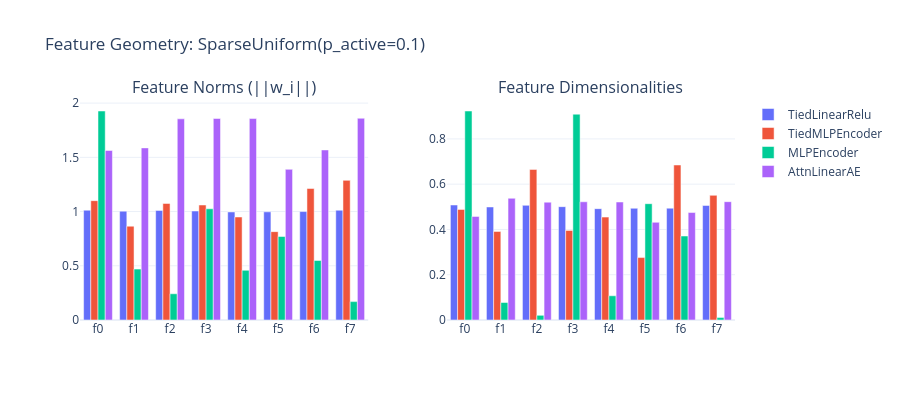

Notebook code for this chart:
### Code cell
# -- Bar chart: feature norms by architecture --

fig_norms = make_subplots(
    rows=1,
    cols=2,
    subplot_titles=["Feature Norms (||w_i||)", "Feature Dimensionalities"],
    horizontal_spacing=0.12,
)

for name in models_sparse:
    fig_norms.add_trace(
        go.Bar(
            x=[f"f{i}" for i in range(N_FEATURES)],
            y=metrics[name]["feature_norms"],
            name=name,
            marker_color=colors[name],
            showlegend=True,
        ),
        row=1,
        col=1,
    )

    fig_norms.add_trace(
        go.Bar(
            x=[f"f{i}" for i in range(N_FEATURES)],
            y=metrics[name]["feature_dimensionalities"],
            name=name,
            marker_color=colors[name],
            showlegend=False,
        ),
        row=1,
        col=2,
    )

fig_norms.update_layout(
    title="Feature Geometry: SparseUniform(p_active=0.1)",
    barmode="group",
    template="plotly_white",
    height=400,
    width=900,
)
fig_norms.show()

### Figure 1 — Plotly figure (JSON) as saved in the notebook; plotly's stock layout.template omitted (floating-point values rounded to 4 significant figures)
{"data": [{"marker": {"color": "#636EFA"}, "name": "TiedLinearRelu", "showlegend": true, "type": "bar", "x": ["f0", "f1", "f2", "f3", "f4", "f5", "f6", "f7"], "xaxis": "x", "y": [1.013, 1.004, 1.01, 1.005, 0.9964, 0.9974, 1.0, 1.012], "yaxis": "y"}, {"marker": {"color": "#636EFA"}, "name": "TiedLinearRelu", "showlegend": false, "type": "bar", "x": ["f0", "f1", "f2", "f3", "f4", "f5", "f6", "f7"], "xaxis": "x2", "y": [0.508, 0.4994, 0.5065, 0.5006, 0.492, 0.4935, 0.4939, 0.5061], "yaxis": "y2"}, {"marker": {"color": "#EF553B"}, "name": "TiedMLPEncoder", "showlegend": true, "type": "bar", "x": ["f0", "f1", "f2", "f3", "f4", "f5", "f6", "f7"], "xaxis": "x", "y": [1.1, 0.8649, 1.075, 1.06, 0.9498, 0.8147, 1.212, 1.288], "yaxis": "y"}, {"marker": {"color": "#EF553B"}, "name": "TiedMLPEncoder", "showlegend": false, "type": "bar", "x": ["f0", "f1", "f2", "f3", "f4", "f5", "f6", "f7"], "xaxis": "x2", "y": [0.4886, 0.3912, 0.6653, 0.3956, 0.4546, 0.2758, 0.6847, 0.5507], "yaxis": "y2"}, {"marker": {"color": "#00CC96"}, "name": "MLPEncoder", "showlegend": true, "type": "bar", "x": ["f0", "f1", "f2", "f3", "f4", "f5", "f6", "f7"], "xaxis": "x", "y": [1.927, 0.4696, 0.2421, 1.026, 0.4581, 0.7697, 0.549, 0.1695], "yaxis": "y"}, {"marker": {"color": "#00CC96"}, "name": "MLPEncoder", "showlegend": false, "type": "bar", "x": ["f0", "f1", "f2", "f3", "f4", "f5", "f6", "f7"], "xaxis": "x2", "y": [0.9232, 0.07724, 0.02048, 0.9092, 0.107, 0.5138, 0.3709, 0.01062], "yaxis": "y2"}, {"marker": {"color": "#AB63FA"}, "name": "AttnLinearAE", "showlegend": true, "type": "bar", "x": ["f0", "f1", "f2", "f3", "f4", "f5", "f6", "f7"], "xaxis": "x", "y": [1.563, 1.587, 1.855, 1.858, 1.857, 1.389, 1.568, 1.86], "yaxis": "y"}, {"marker": {"color": "#AB63FA"}, "name": "AttnLinearAE", "showlegend": false, "type": "bar", "x": ["f0", "f1", "f2", "f3", "f4", "f5", "f6", "f7"], "xaxis": "x2", "y": [0.4577, 0.5377, 0.5205, 0.5222, 0.5212, 0.4316, 0.4747, 0.5226], "yaxis": "y2"}], "layout": {"annotations": [{"font": {"size": 16}, "showarrow": false, "text": "Feature Norms (||w_i||)", "x": 0.22, "xanchor": "center", "xref": "paper", "y": 1, "yanchor": "bottom", "yref": "paper"}, {"font": {"size": 16}, "showarrow": false, "text": "Feature Dimensionalities", "x": 0.78, "xanchor": "center", "xref": "paper", "y": 1, "yanchor": "bottom", "yref": "paper"}], "barmode": "group", "height": 400, "title": {"text": "Feature Geometry: SparseUniform(p_active=0.1)"}, "width": 900, "xaxis": {"anchor": "y", "domain": [0, 0.44]}, "xaxis2": {"anchor": "y2", "domain": [0.56, 1]}, "yaxis": {"anchor": "x", "domain": [0, 1]}, "yaxis2": {"anchor": "x2", "domain": [0, 1]}}}
